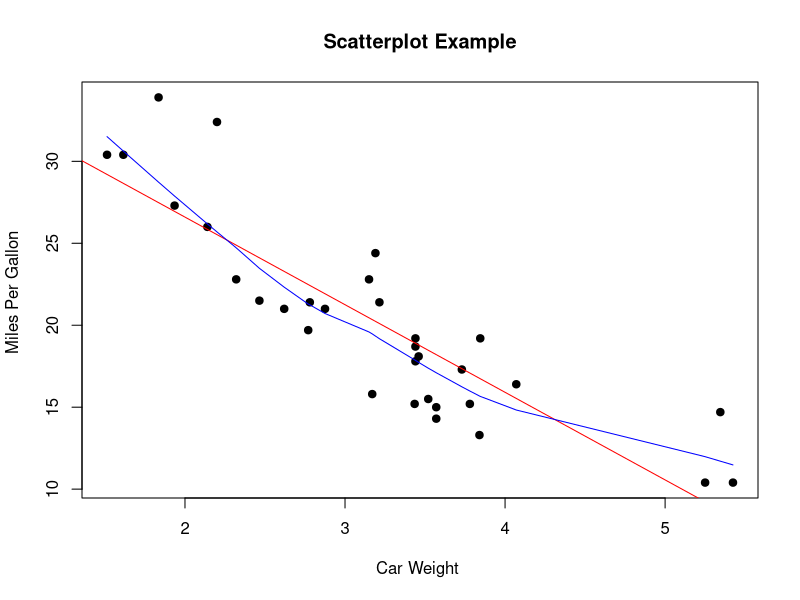

The R source for this figure: (Note: this script raises an error after producing the figure.)
# From http://www.statmethods.net/graphs/scatterplot.html

attach(mtcars)

plot(wt, mpg, main="Scatterplot Example",
     xlab="Car Weight ", ylab="Miles Per Gallon ", pch=19) 

# Add fit lines
abline(lm(mpg~wt), col="red") # regression line (y~x)

#  Let's see that line smooted out using the lowess function...
lines(lowess(wt,mpg), col="blue") # lowess line (x,y) 

"Output some message."  # Writes to console.

# 1 - Console is where we can enter R commands interactively.
# 2 - Script messages are written to the console.
# 3 - Graphic output goes to the Plots tab.
# 4 - Each script is contained in a separate tab.
# 5 - Run selected script lines (control + ENTER) or entire script (control + SHIFT + S)
# 6 - Code completion to help complete command. Like Intellisense.
# 7 - Environment, History, and Presentation.
# 8 - Files, Plots, Packages, Help, and Viewer.
# 9 - Menu bar.
# 10- Import datasets.
# 11- Install packages.
# 12- Global options.
# 13- View/Edit datasets.
#       View(iris)
#       elements <- data.frame()
       elements <- edit(elements)
# 14- Help. ?command and menu.
# 15- Publishing with R.

#  install.packages("stringi",type="win.binary")


